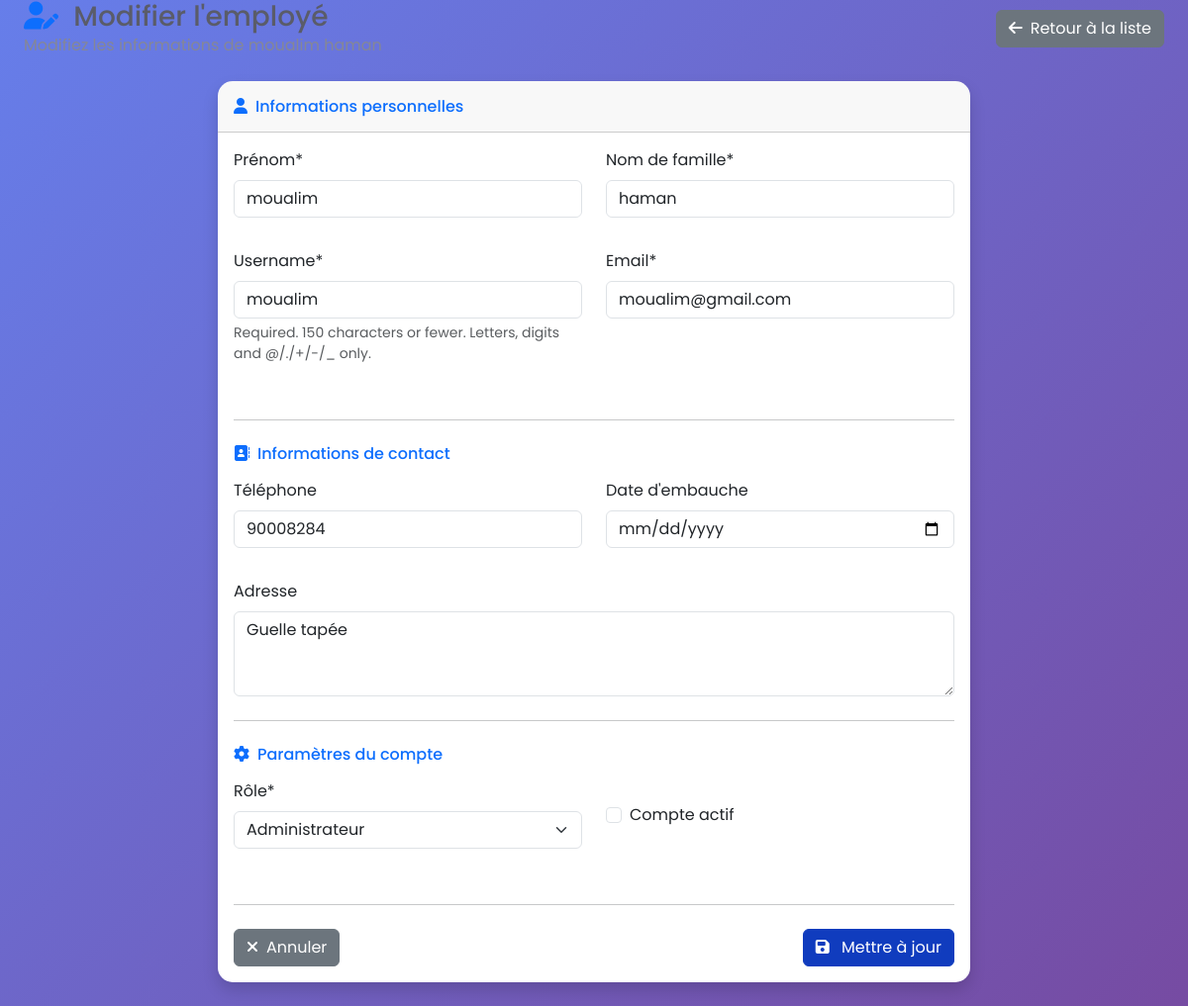
The app's page /accounts/employees/7/edit/ (signed in) with its own data.
### apps/accounts/models.py (models this page shows, shortened)
class User(AbstractUser):
    class Role(models.TextChoices):
        ADMIN = "ADMIN", "Administrateur"
        CASHIER = "CASHIER", "Caissier"
    role = models.CharField(
        max_length=20,
        choices=Role.choices,
        default=Role.CASHIER,
        help_text="Rôle de l'utilisateur dans le système"
    )
    phone = models.CharField(
        max_length=20,
        blank=True,
        verbose_name="Téléphone"
    )
    address = models.TextField(
        blank=True,
        verbose_name="Adresse"
    )
    hire_date = models.DateField(
        null=True,
        blank=True,
        verbose_name="Date d'embauche"
    )
    email = models.EmailField(
        unique=True,
        help_text="Adresse email unique requise pour la récupération de mot de passe"
    )
    first_name = models.CharField(max_length=150, verbose_name="Prénom")
    last_name = models.CharField(max_length=150, verbose_name="Nom de famille")
    class Meta:
        verbose_name = "Utilisateur"
        verbose_name_plural = "Utilisateurs"
        ordering = ['-date_joined']
    def get_full_name(self):
        if self.first_name and self.last_name:
            return f"{self.first_name} {self.last_name}"
        return self.username
    def is_admin(self):
        return self.role == self.Role.ADMIN
    description = models.TextField(
    blank=True,
    verbose_name="Description",
    help_text="Description détaillée du fournisseur"
)

### apps/accounts/views.py (the view, shortened to what this page needs)
# urls.py: path('employees/<int:pk>/edit/',views.EmployeeUpdateView.as_view(),    name='employee_edit'),
class EmployeeUpdateView(LoginRequiredMixin, AdminRequiredMixin, UpdateView):
    model = User
    form_class = EmployeeUpdateForm
    template_name = 'accounts/employees/employee_form.html'
    success_url = reverse_lazy('accounts:employee_list')
    def get_queryset(self):
        return User.objects.exclude(pk=self.request.user.pk)

### apps/accounts/views.py (called while the page is built)
    def test_func(self):
        return self.request.user.is_authenticated and self.request.user.is_admin()

### apps/accounts/templates/accounts/employees/employee_form.html (shortened to what this page needs)
{% extends 'base.html' %}
{% load crispy_forms_tags %}
{% block content %}
<div class="container-fluid px-4">
    <div class="d-flex justify-content-between align-items-center mb-4">
        <div>
            <h1 class="h3 mb-0 text-gray-800">
                <i class="fas fa-user-edit me-2 text-primary"></i>
            </h1>
            <p class="text-muted mb-0">
                {% if object %}
                    Modifiez les informations de {{ object.get_full_name }}
                {% else %}
                    Ajoutez un nouveau membre à votre équipe
                {% endif %}
            </p>
        </div>
        <a href="{% url 'accounts:employee_list' %}" class="btn btn-secondary">
            <i class="fas fa-arrow-left me-2"></i>Retour à la liste
        </a>
    </div>
    <div class="row justify-content-center">
        <div class="col-lg-8">
            <div class="card shadow mb-4">
                <div class="card-header py-3">
                    <h6 class="m-0 font-weight-bold text-primary">
                        <i class="fas fa-user me-2"></i>Informations personnelles
                    </h6>
                </div>
                <div class="card-body">
                    <form method="post">
                        <div class="row">
                            <div class="col-md-6 mb-3">
                                {{ form.first_name|as_crispy_field }}
                            </div>
                            <div class="col-md-6 mb-3">
                                {{ form.last_name|as_crispy_field }}
                            </div>
                            <div class="col-md-6 mb-3">
                                {{ form.username|as_crispy_field }}
                            </div>
                            <div class="col-md-6 mb-3">
                                {{ form.email|as_crispy_field }}
                            </div>
                        </div>
                        <hr class="my-4">
                        <h6 class="text-primary mb-3">
                            <i class="fas fa-address-book me-2"></i>Informations de contact
                        </h6>
                        <div class="row">
                            <div class="col-md-6 mb-3">
                                {{ form.phone|as_crispy_field }}
                            </div>
                            <div class="col-md-6 mb-3">
                                {{ form.hire_date|as_crispy_field }}
                            </div>
                        </div>
                        <div class="mb-3">
                            {{ form.address|as_crispy_field }}
                        </div>
                        <hr class="my-4">
                        <h6 class="text-primary mb-3">
                            <i class="fas fa-cog me-2"></i>Paramètres du compte
                        </h6>
                        <div class="row">
                            <div class="col-md-6 mb-3">
                                {{ form.role|as_crispy_field }}
                            </div>
                            {% if form.is_active %}
                            <div class="col-md-6 mb-3">
                                <div class="form-check mt-4">
                                    {{ form.is_active }}
                                    <label class="form-check-label" for="{{ form.is_active.id_for_label }}">
                                        Compte actif
                                    </label>
                                </div>
                            </div>
                            {% endif %}
                        </div>
                        <hr class="my-4">
                        <div class="d-flex justify-content-between">
                            <a href="{% url 'accounts:employee_list' %}" class="btn btn-secondary">
                                <i class="fas fa-times me-2"></i>Annuler
                            </a>
                            <button type="submit" class="btn btn-primary">
                                <i class="fas fa-save me-2"></i>
                                {% if object %}Mettre à jour{% else %}Créer l'employé{% endif %}
                            </button>
                        </div>
                    </form>
                </div>
            </div>
        </div>
    </div>
</div>
{% endblock %}

### templates/base.html (style rules this page uses)
:root { --primary-color: #103cbe; --secondary-color: #6c757d; --success-color: #28a745; --danger-color: #dc3545; --warning-color: #ffc107; --info-color: #17a2b8; }
body { font-family: 'Poppins', sans-serif; background: linear-gradient(135deg, #667eea 0%, #764ba2 100%); min-height: 100vh; }
.btn-primary { background: var(--primary-color); border-color: var(--primary-color); transition: all 0.3s ease; }
.card { border: none; border-radius: 15px; overflow: hidden; transition: transform 0.3s ease, box-shadow 0.3s ease; }

### apps/accounts/templates/accounts/employees/employee_form.html (style rules this page uses)
.text-gray-800 { color: #5a5c69 !important; }
.text-muted { color: #858796 !important; }
.card { border: none; border-radius: 15px; }

### records on screen
User: get_full_name "moualim haman", first_name "moualim", last_name "haman", username "moualim", email "moualim@gmail.com", phone "90008284", address "Guelle tapée", role "Administrateur"
